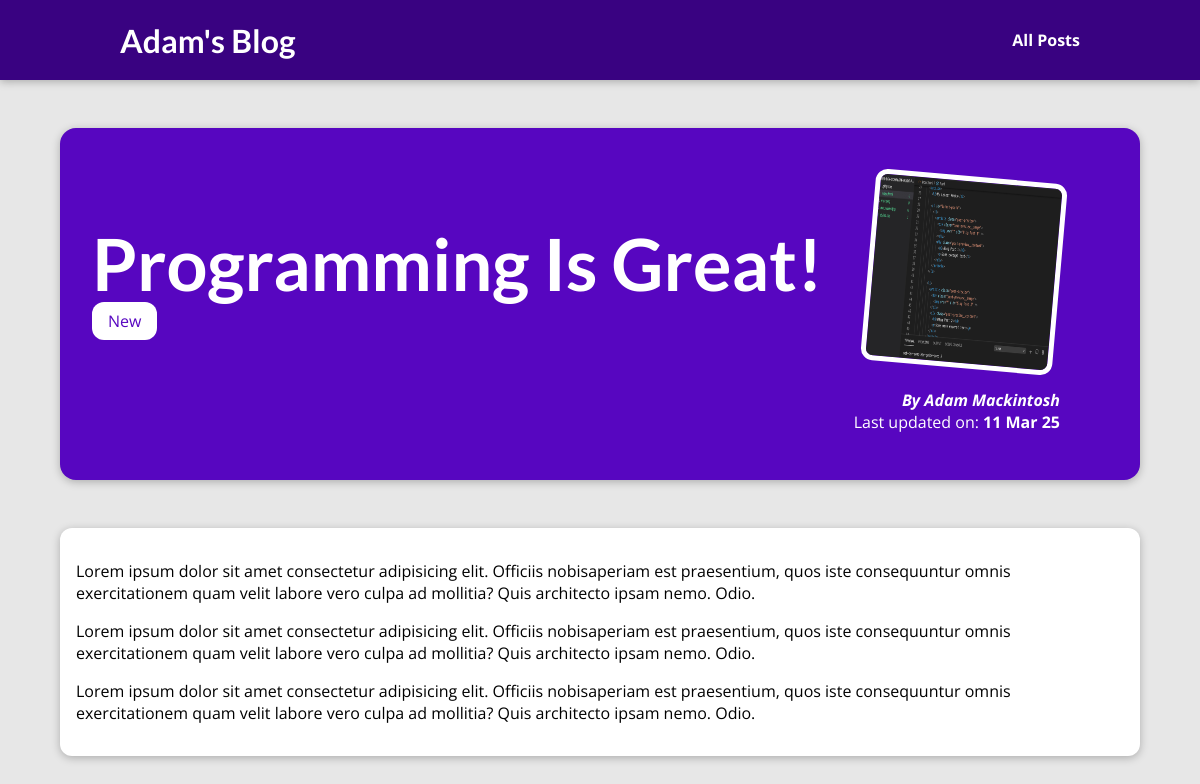
Page /posts/programming-is-fun on the committed database.
### blog/models.py (models this page shows, shortened)
class Post(models.Model):
    title = models.CharField(max_length=150)
    excerpt = models.CharField(max_length=200)
    image = models.CharField(max_length=100)
    date = models.DateField(auto_now=True)
    slug = models.SlugField(unique=True, db_index=True)
    content = models.TextField(validators=[MinLengthValidator(10)])
    author = models.ForeignKey(Author, on_delete=models.SET_NULL, null=True, related_name='posts')
    tags = models.ManyToManyField(Tag)

class Tag(models.Model):
    caption = models.CharField(max_length=20)

class Author(models.Model):
    first_name = models.CharField(max_length=100)
    last_name = models.CharField(max_length=100)
    email_address = models.EmailField()
    def full_name(self):
        return f"{self.first_name} {self.last_name}"
    def __str__(self):
        return self.full_name()

### blog/views.py (the view)
# urls.py: path('posts/<slug:slug>', views.single_post, name='post-detail-page'),
def single_post(request, slug):
    identified_post = get_object_or_404(Post, slug=slug)
    return render(request, 'blog/post-detail.html', {
        'post': identified_post,
        'tags': identified_post.tags.all(),
    })

### blog/templates/blog/post-detail.html (shortened to what this page needs)
{% extends 'base.html' %}
{% load static %}
{% block css_files %}
    <link rel="stylesheet" href="{% static 'blog/post-detail.css' %}">
{% endblock %}
{% block content %}
    <section id="summary">
        <h2>{{ post.title }}</h2>
        <div>
            {% for tag in tags %}
                <span class="tag">{{ tag.caption }}</span>
            {% endfor %}
        </div>
        <article>
            <img src="{% static 'blog/images/'|add:post.image %}" alt="{{ post.title }}">
            <address>By <a href="mailto:{{post.author.email}}">{{ post.author }}</a></address>
            <div>
                Last updated on: <time>{{ post.date|date:'d M y' }}</time>
            </div>
        </article>
    </section>
    <main>
        {{ post.content|linebreaks }}
    </main>
{% endblock %}

### static/app.css (style rules this page uses)
* { box-sizing: border-box; }
html { font-family: 'Open Sans', 'Lato', sans-serif; }
body { margin: 0; }
h1, h2, h3 { font-family: 'Lato', sans-serif; font-weight: bold; }

### blog/static/blog/post-detail.css (style rules this page uses)
body { background-color: #e7e7e7; }
#summary { margin: 8rem auto 3rem auto; padding: 2rem; width: 90%; max-width: 90rem; border-radius: 16px; background-color: #5706c0; position: relative; box-shadow: 0 2px 8px rgba(0, 0, 0, 0.25); height: 22rem; }
#summary h2 { color: white; font-size: 4.5rem; margin-bottom: 0.25rem; }
#summary article { position: absolute; top: 2rem; right: 3rem; padding: 1rem 2rem; border-radius: 12px; text-align: right; color: white; }
#summary article img { width: 12rem; height: 12rem; border-radius: 12px; transform: rotateZ(5deg); border: 5px solid white; margin-bottom: 1rem; }
#summary address { font-weight: bold; }
#summary address a { color: white; text-decoration: none; }
#summary time { font-weight: bold; }
main { width: 90%; max-width: 90rem; margin: 3rem auto; background-color: white; padding: 1rem; border-radius: 12px; box-shadow: 0 2px 8px rgba(0, 0, 0, 0.25); }
.tag { background-color: white; color: #5706c0; padding: 0.5rem 1rem; border-radius: 12px; }

### rows in the picture
Post: title "Programming Is Great!", image (picture), author "Adam Mackintosh", date "11 Mar 25", content "Lorem ipsum dolor sit amet consectetur adipisicing elit. Officiis nobisaperiam est praesentium, quos iste consequuntur omnis exercitationem quam velit labore vero culpa ad mollitia? Quis architecto ipsam nemo. Odio. Lorem ipsum dolor sit amet consectetur adipisicing elit. Officiis nobisaperiam est praesentium, quos iste consequuntur omnis exercitationem quam velit labore vero culpa ad mollitia? Quis architecto ipsam nemo. Odio. Lorem ipsum dolor sit amet consectetur adipisicing elit. Officiis nobisaperiam est praesentium, quos iste consequuntur omnis exercitationem quam velit labore vero culpa ad mollitia? Quis architecto ipsam nemo. Odio."
Tag: caption "New"
